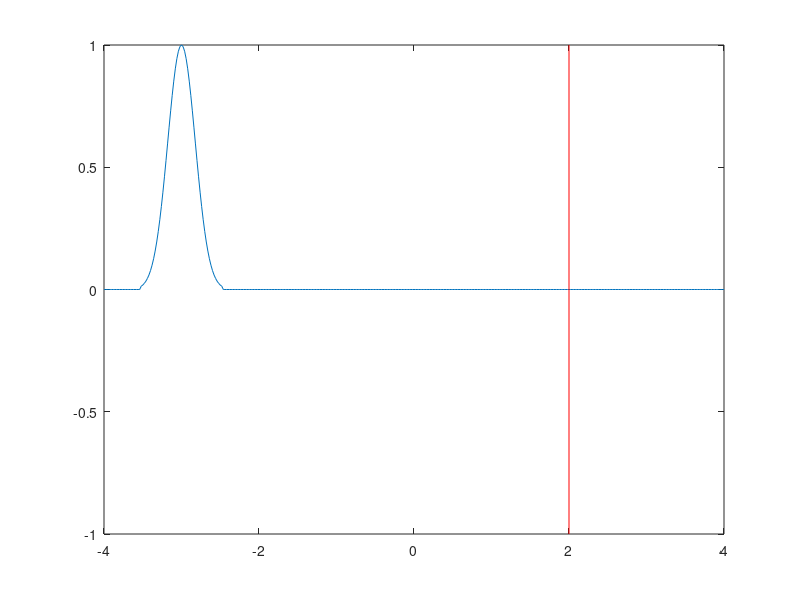

The MATLAB script that drew this image: (Note: this script raises an error after producing the figure.)
%
% adapted from https://stackoverflow.com/questions/26393545/python-graphing-the-1d-wave-equation-beginner
%

% model parameters 
dx=0.02; % spatial step
dt=0.005; % temporal step
tmin=0.0; % time limits
tmax=100.0;
xmin=-4; % space limits
xmax=4;  
c1=0.5; % material 1 velocity
c2=0.25; % material 2 velocity 
rsq1=(c1*dt/dx).^2; %  the equation coefficient - there is a name of the guy that invented that
rsq2=(c2*dt/dx).^2;
damping=1e-15; % artificial damping - reduce displacement that much per velocity 
%% some extra model properties.
nx=ceil((xmax-xmin)/dx)+1; 
nt=ceil((tmax-tmin)/dt)+2;
x=linspace(xmin,xmax,nx);
%% reserve output memory
u=zeros(nt,nx);

%% set initial pulse shape
% fn=@(x)( exp(-(x.^2)/0.25) );
% for idxA=1:length(nx)
%     u(1,idxA)=fn(xmin+idxA*dx);
%     u(2,idxA)=u(1,idxA);
% end
wavelet_width = 0.5;
wavelet_location = -3;
u(1,:)=exp(-(((x-wavelet_location)/wavelet_width).^2)/0.25); % gaussian wavelet,

%u(1,:)=0;
u(1,abs(u(1,:))<0.01)=0;  % truncate the wavelet
u(2,:)=u(1,:);            % starting condition: t(1)==t(2), so like, melt from frozen.
%% prepare display
figure(1);
hp=plot(x,real(u(1,:)));
material_break_location = 2;
hBreak = line([0 0]+material_break_location,[-1 1],'color','red');
set(gca,'YLim',[-1 1])

%%  do dynamics
for idxT = 2:(nt-1)
    for idxA=2:(nx-1)
        
        if x(idxA)<material_break_location % material type check - could be a different material for every x(idxA)
            rsq=rsq1;
        else
            rsq=rsq2;
        end
        
        dmpVal=damping*(u(idxT,idxA)-u(idxT-1,idxA)); % material damping, linear-elastic
        
        %dmpVal=sqrt(abs(dmpVal)).*sign(dmpVal); % other damping behaviours
        %dmpVal=sign(dmpVal)*dmpVal.^(1/3);% other damping behaviours
        
        u(idxT+1,idxA)=2*(1-rsq)*u(idxT,idxA)-u(idxT-1,idxA)+rsq*(u(idxT,idxA-1)+u(idxT,idxA+1))-dmpVal; % the wave equation for itxT+1
    end
    hp.YData=real(u(idxT+1,:)); drawnow;
end